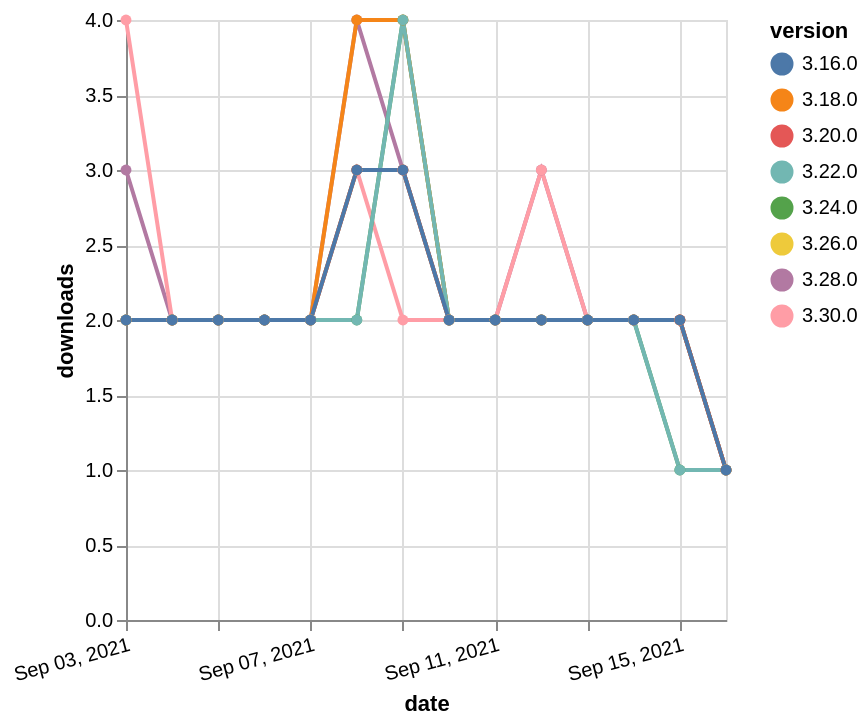

Here is the Vega-Lite specification saved for this chart:
### Vega-Lite specification from a JSON file in a GitHub repository (floating-point values rounded to 4 significant figures)
{"$schema": "https://vega.github.io/schema/vega-lite/v5.json", "description": "A simple bar chart with embedded data.", "data": {"values": [{"date": "2021-09-03", "total": 692, "delta": 3, "version": "3.28.0"}, {"date": "2021-09-04", "total": 694, "delta": 2, "version": "3.28.0"}, {"date": "2021-09-05", "total": 696, "delta": 2, "version": "3.28.0"}, {"date": "2021-09-06", "total": 698, "delta": 2, "version": "3.28.0"}, {"date": "2021-09-07", "total": 700, "delta": 2, "version": "3.28.0"}, {"date": "2021-09-08", "total": 704, "delta": 4, "version": "3.28.0"}, {"date": "2021-09-09", "total": 707, "delta": 3, "version": "3.28.0"}, {"date": "2021-09-10", "total": 709, "delta": 2, "version": "3.28.0"}, {"date": "2021-09-11", "total": 711, "delta": 2, "version": "3.28.0"}, {"date": "2021-09-12", "total": 714, "delta": 3, "version": "3.28.0"}, {"date": "2021-09-13", "total": 716, "delta": 2, "version": "3.28.0"}, {"date": "2021-09-14", "total": 718, "delta": 2, "version": "3.28.0"}, {"date": "2021-09-15", "total": 720, "delta": 2, "version": "3.28.0"}, {"date": "2021-09-16", "total": 721, "delta": 1, "version": "3.28.0"}, {"date": "2021-09-03", "total": 214, "delta": 4, "version": "3.30.0"}, {"date": "2021-09-04", "total": 216, "delta": 2, "version": "3.30.0"}, {"date": "2021-09-05", "total": 218, "delta": 2, "version": "3.30.0"}, {"date": "2021-09-06", "total": 220, "delta": 2, "version": "3.30.0"}, {"date": "2021-09-07", "total": 222, "delta": 2, "version": "3.30.0"}, {"date": "2021-09-08", "total": 225, "delta": 3, "version": "3.30.0"}, {"date": "2021-09-09", "total": 227, "delta": 2, "version": "3.30.0"}, {"date": "2021-09-10", "total": 229, "delta": 2, "version": "3.30.0"}, {"date": "2021-09-11", "total": 231, "delta": 2, "version": "3.30.0"}, {"date": "2021-09-12", "total": 234, "delta": 3, "version": "3.30.0"}, {"date": "2021-09-13", "total": 236, "delta": 2, "version": "3.30.0"}, {"date": "2021-09-14", "total": 238, "delta": 2, "version": "3.30.0"}, {"date": "2021-09-15", "total": 240, "delta": 2, "version": "3.30.0"}, {"date": "2021-09-16", "total": 241, "delta": 1, "version": "3.30.0"}, {"date": "2021-09-03", "total": 1463, "delta": 2, "version": "3.24.0"}, {"date": "2021-09-04", "total": 1465, "delta": 2, "version": "3.24.0"}, {"date": "2021-09-05", "total": 1467, "delta": 2, "version": "3.24.0"}, {"date": "2021-09-06", "total": 1469, "delta": 2, "version": "3.24.0"}, {"date": "2021-09-07", "total": 1471, "delta": 2, "version": "3.24.0"}, {"date": "2021-09-08", "total": 1473, "delta": 2, "version": "3.24.0"}, {"date": "2021-09-09", "total": 1477, "delta": 4, "version": "3.24.0"}, {"date": "2021-09-10", "total": 1479, "delta": 2, "version": "3.24.0"}, {"date": "2021-09-11", "total": 1481, "delta": 2, "version": "3.24.0"}, {"date": "2021-09-12", "total": 1483, "delta": 2, "version": "3.24.0"}, {"date": "2021-09-13", "total": 1485, "delta": 2, "version": "3.24.0"}, {"date": "2021-09-14", "total": 1487, "delta": 2, "version": "3.24.0"}, {"date": "2021-09-15", "total": 1488, "delta": 1, "version": "3.24.0"}, {"date": "2021-09-16", "total": 1489, "delta": 1, "version": "3.24.0"}, {"date": "2021-09-03", "total": 1009, "delta": 2, "version": "3.26.0"}, {"date": "2021-09-04", "total": 1011, "delta": 2, "version": "3.26.0"}, {"date": "2021-09-05", "total": 1013, "delta": 2, "version": "3.26.0"}, {"date": "2021-09-06", "total": 1015, "delta": 2, "version": "3.26.0"}, {"date": "2021-09-07", "total": 1017, "delta": 2, "version": "3.26.0"}, {"date": "2021-09-08", "total": 1020, "delta": 3, "version": "3.26.0"}, {"date": "2021-09-09", "total": 1023, "delta": 3, "version": "3.26.0"}, {"date": "2021-09-10", "total": 1025, "delta": 2, "version": "3.26.0"}, {"date": "2021-09-11", "total": 1027, "delta": 2, "version": "3.26.0"}, {"date": "2021-09-12", "total": 1029, "delta": 2, "version": "3.26.0"}, {"date": "2021-09-13", "total": 1031, "delta": 2, "version": "3.26.0"}, {"date": "2021-09-14", "total": 1033, "delta": 2, "version": "3.26.0"}, {"date": "2021-09-15", "total": 1035, "delta": 2, "version": "3.26.0"}, {"date": "2021-09-16", "total": 1036, "delta": 1, "version": "3.26.0"}, {"date": "2021-09-03", "total": 2468, "delta": 2, "version": "3.18.0"}, {"date": "2021-09-04", "total": 2470, "delta": 2, "version": "3.18.0"}, {"date": "2021-09-05", "total": 2472, "delta": 2, "version": "3.18.0"}, {"date": "2021-09-06", "total": 2474, "delta": 2, "version": "3.18.0"}, {"date": "2021-09-07", "total": 2476, "delta": 2, "version": "3.18.0"}, {"date": "2021-09-08", "total": 2480, "delta": 4, "version": "3.18.0"}, {"date": "2021-09-09", "total": 2484, "delta": 4, "version": "3.18.0"}, {"date": "2021-09-10", "total": 2486, "delta": 2, "version": "3.18.0"}, {"date": "2021-09-11", "total": 2488, "delta": 2, "version": "3.18.0"}, {"date": "2021-09-12", "total": 2490, "delta": 2, "version": "3.18.0"}, {"date": "2021-09-13", "total": 2492, "delta": 2, "version": "3.18.0"}, {"date": "2021-09-14", "total": 2494, "delta": 2, "version": "3.18.0"}, {"date": "2021-09-15", "total": 2496, "delta": 2, "version": "3.18.0"}, {"date": "2021-09-16", "total": 2497, "delta": 1, "version": "3.18.0"}, {"date": "2021-09-03", "total": 2055, "delta": 2, "version": "3.20.0"}, {"date": "2021-09-04", "total": 2057, "delta": 2, "version": "3.20.0"}, {"date": "2021-09-05", "total": 2059, "delta": 2, "version": "3.20.0"}, {"date": "2021-09-06", "total": 2061, "delta": 2, "version": "3.20.0"}, {"date": "2021-09-07", "total": 2063, "delta": 2, "version": "3.20.0"}, {"date": "2021-09-08", "total": 2066, "delta": 3, "version": "3.20.0"}, {"date": "2021-09-09", "total": 2069, "delta": 3, "version": "3.20.0"}, {"date": "2021-09-10", "total": 2071, "delta": 2, "version": "3.20.0"}, {"date": "2021-09-11", "total": 2073, "delta": 2, "version": "3.20.0"}, {"date": "2021-09-12", "total": 2075, "delta": 2, "version": "3.20.0"}, {"date": "2021-09-13", "total": 2077, "delta": 2, "version": "3.20.0"}, {"date": "2021-09-14", "total": 2079, "delta": 2, "version": "3.20.0"}, {"date": "2021-09-15", "total": 2081, "delta": 2, "version": "3.20.0"}, {"date": "2021-09-16", "total": 2082, "delta": 1, "version": "3.20.0"}, {"date": "2021-09-03", "total": 1622, "delta": 2, "version": "3.22.0"}, {"date": "2021-09-04", "total": 1624, "delta": 2, "version": "3.22.0"}, {"date": "2021-09-05", "total": 1626, "delta": 2, "version": "3.22.0"}, {"date": "2021-09-06", "total": 1628, "delta": 2, "version": "3.22.0"}, {"date": "2021-09-07", "total": 1630, "delta": 2, "version": "3.22.0"}, {"date": "2021-09-08", "total": 1632, "delta": 2, "version": "3.22.0"}, {"date": "2021-09-09", "total": 1636, "delta": 4, "version": "3.22.0"}, {"date": "2021-09-10", "total": 1638, "delta": 2, "version": "3.22.0"}, {"date": "2021-09-11", "total": 1640, "delta": 2, "version": "3.22.0"}, {"date": "2021-09-12", "total": 1642, "delta": 2, "version": "3.22.0"}, {"date": "2021-09-13", "total": 1644, "delta": 2, "version": "3.22.0"}, {"date": "2021-09-14", "total": 1646, "delta": 2, "version": "3.22.0"}, {"date": "2021-09-15", "total": 1647, "delta": 1, "version": "3.22.0"}, {"date": "2021-09-16", "total": 1648, "delta": 1, "version": "3.22.0"}, {"date": "2021-09-03", "total": 2316, "delta": 2, "version": "3.16.0"}, {"date": "2021-09-04", "total": 2318, "delta": 2, "version": "3.16.0"}, {"date": "2021-09-05", "total": 2320, "delta": 2, "version": "3.16.0"}, {"date": "2021-09-06", "total": 2322, "delta": 2, "version": "3.16.0"}, {"date": "2021-09-07", "total": 2324, "delta": 2, "version": "3.16.0"}, {"date": "2021-09-08", "total": 2327, "delta": 3, "version": "3.16.0"}, {"date": "2021-09-09", "total": 2330, "delta": 3, "version": "3.16.0"}, {"date": "2021-09-10", "total": 2332, "delta": 2, "version": "3.16.0"}, {"date": "2021-09-11", "total": 2334, "delta": 2, "version": "3.16.0"}, {"date": "2021-09-12", "total": 2336, "delta": 2, "version": "3.16.0"}, {"date": "2021-09-13", "total": 2338, "delta": 2, "version": "3.16.0"}, {"date": "2021-09-14", "total": 2340, "delta": 2, "version": "3.16.0"}, {"date": "2021-09-15", "total": 2342, "delta": 2, "version": "3.16.0"}, {"date": "2021-09-16", "total": 2343, "delta": 1, "version": "3.16.0"}]}, "width": "container", "mark": {"type": "line", "point": {"filled": true}}, "encoding": {"x": {"field": "date", "type": "temporal", "timeUnit": "yearmonthdate", "title": "date", "axis": {"labelAngle": -15}}, "y": {"field": "delta", "type": "quantitative", "title": "downloads"}, "color": {"field": "version", "type": "nominal"}, "tooltip": {"field": "delta"}}}
